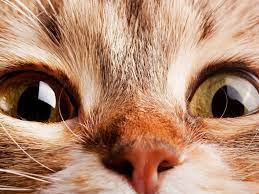
//> input picture BrachioGraph/images/cat.jpeg, 259 x 194 px
$ ./BrachioGraph   (built with g++ and OpenCV 4)
//> lines starting //> are read from the running program, lines starting //| are printed output that depends on the picture
### BrachioGraph/utils.cpp
#include <iostream>
#include <opencv2/opencv.hpp>
#include <vector>
#include <numeric>
//#include <xtensor/xarray.hpp>
//#include <xtensor/xio.hpp>
//#include <xtensor/xview.hpp>

namespace utils{

    template <typename T>
    // [77 lines left out: functions mean, getSafeBox, resize, not called in this run]

    // Define the _lut function
    cv::Mat _lut(const cv::Mat& image, const std::vector<uchar>& lut) {
        cv::Mat result;
        cv::LUT(image, cv::Mat(lut), result);
        return result;
    }

    // Define the autocontrast function
    cv::Mat autocontrast(const cv::Mat& image, double cutoff = 0, int ignore = -1, const cv::Mat& mask = cv::Mat(), bool preserve_tone = false) {
        cv::Mat histogram;
        if (preserve_tone) {
            // Convert the image to grayscale if it's not already
            cv::Mat grayImage;
            if (image.channels() == 3) {
                cv::cvtColor(image, grayImage, cv::COLOR_BGR2GRAY);
            } else {
                grayImage = image.clone();  // Image is already grayscale
            }

            if (!mask.empty()) {
                // Apply the mask
                cv::Mat maskedGrayImage;
                cv::bitwise_and(grayImage, mask, maskedGrayImage);
                histogram = cv::Mat::zeros(1, 256, CV_64F);
                for (int i = 0; i < maskedGrayImage.rows; ++i) {
                    for (int j = 0; j < maskedGrayImage.cols; ++j) {
                        int pixel = maskedGrayImage.at<uchar>(i, j);
                        histogram.at<double>(0, pixel) += 1.0;
                    }
                }
            } else {
                histogram = cv::Mat::zeros(1, 256, CV_64F);
                for (int i = 0; i < grayImage.rows; ++i) {
                    for (int j = 0; j < grayImage.cols; ++j) {
                        int pixel = grayImage.at<uchar>(i, j);
                        histogram.at<double>(0, pixel) += 1.0;
                    }
                }
            }
        } else {
            if (!mask.empty()) {
                histogram = cv::Mat::zeros(1, 256, CV_64F);
                for (int i = 0; i < image.rows; ++i) {
                    for (int j = 0; j < image.cols; ++j) {
                        int pixel = image.at<uchar>(i, j);
                        histogram.at<double>(0, pixel) += 1.0;
                    }
                }
            } else {
                int histSize[] = {256};  // Specify the number of bins for each channel
                cv::calcHist(&image, 1, 0, mask, histogram, 1, histSize, nullptr, true, false);
            }
        }

        std::vector<uchar> lut;
        for (int layer = 0; layer < histogram.cols; layer += 256) {
            cv::Mat h = histogram.colRange(layer, layer + 256);
            if (ignore != -1) {
                h.at<double>(0, ignore) = 0.0;
            }

            if (cutoff > 0) {
                double n = cv::sum(h)[0];
                double cut = cutoff * n / 100.0;

                int lo = 0;
                double hist_sum = 0.0;
                for (int i = 0; i < 256; ++i) {
                    hist_sum += h.at<double>(0, i);
                    if (hist_sum > cut) {
                        lo = i;
                        break;
                    }
                }

                int hi = 255;
                hist_sum = 0.0;
                for (int i = 255; i >= 0; --i) {
                    hist_sum += h.at<double>(0, i);
                    if (hist_sum > cut) {
                        hi = i;
                        break;
                    }
                }

                if (hi <= lo) {
                    for (int i = 0; i < 256; ++i) {
                        lut.push_back(i);
                    }
                } else {
                    double scale = 255.0 / (hi - lo);
                    double offset = -lo * scale;
                    for (int i = 0; i < 256; ++i) {
                        int ix = static_cast<int>(i * scale + offset);
                        if (ix < 0) {
                            ix = 0;
                        } else if (ix > 255) {
                            ix = 255;
                        }
                        lut.push_back(static_cast<uchar>(ix));
                    }
                }
            } else {
                for (int i = 0; i < 256; ++i) {
                    lut.push_back(i);
                }
            }
        }

        return _lut(image, lut);
    }

    // [42 lines left out: function rotate, not called in this run]

class Polynomial {
public:
    Polynomial(const std::vector<double>& coeffs) : coefficients(coeffs) {}

    double operator()(double x) const {
        double result = 0.0;
        int power = coefficients.size() - 1;
        for (const auto& coeff : coefficients) {
            result += coeff * pow(x, power);
            power--;
        }
        return result;
    }

    static double evaluate(double x, const Polynomial* poly) {
        return (*poly)(x);
    }

    // [5 lines left out: function double, not called in this run]

private:
    const std::vector<double>& coefficients;
};

// [65 lines left out: function polyfit, not called in this run]


}

### BrachioGraph/BrachioGraph.cpp
#include <iostream>
#include <random>
#include <cmath>
#include <nlohmann/json.hpp>
#include <opencv2/opencv.hpp>
#include <ctime>
#include "xtensor/xbuilder.hpp"
#include <fstream>
#include <stdexcept>
#include "utils.cpp"
#include <PillowResize/PillowResize.hpp>

const std::string export_path = "images/out.svg";
const std::string svg_folder = "images/";
const std::string json_folder = "images/";

// [14 lines left out: function linesToFile, not called in this run]

// Direction vectors as std::pair<int, int>
const std::pair<int, int> E = {1, 0};   // East
const std::pair<int, int> S = {0, 1};   // South
const std::pair<int, int> SE = {1, 1};  // Southeast
const std::pair<int, int> NE = {1, -1}; // Northeast

// Function to get lines in a specific direction
// [141 lines left out: functions get_lines, hatch, not called in this run]

cv::Mat resizeImage(const cv::Mat& image, int resolution, int divider = 1) {
    if (image.rows > 0) {
     std::cout << "Values of the first row in resizeImage (before): ";
     for (int x = 0; x < image.cols; ++x) {
         int value = image.at<uchar>(0, x);
         std::cout << value << " ";
     }
    std::cout << std::endl;
    }
    cv::Size newSize(int(resolution / divider), int(resolution / divider * image.rows / image.cols));
    //cv::Mat resizedImage = utils::resize(image, newSize);
    cv::Mat resizedImage = PillowResize::resize(image, newSize, 0);
    if (resizedImage.rows > 0) {
     std::cout << "Values of the first row in resizeImage (after): ";
     for (int x = 0; x < resizedImage.cols; ++x) {
         int value = resizedImage.at<uchar>(0, x);
         std::cout << value << " ";
     }
    }
    std::cout << std::endl;
    return resizedImage;
}

// [299 lines left out: functions makesvg, squaredDistance, join_lines, connectdots, getdots, distsum and 3 more, not called in this run]

std::vector<std::vector<std::pair<int, int>>> vectorise(const std::string& image_filename, int resolution = 1024, int draw_contours = 0, int repeat_contours = 1, int draw_hatch = 0, int repeat_hatch = 1) {
//> called with resolution = 1024, draw_contours = 2, repeat_contours = 1, draw_hatch = 16, repeat_hatch = 1
    // Load the image using OpenCV
    std::cout << "Image Path:" << image_filename << std::endl;
    cv::Mat image = cv::imread(image_filename);
//> image is the input picture: 194 rows x 259 cols, CV_8UC3; mean B, G, R 110.2, 134.7, 176.4

    if (image.empty()) {
        std::cerr << "Image not loaded properly." << std::endl;
        //throw error
        throw std::invalid_argument("Image Not Loaded Properly");
    }

    //Convert CV Image to Pillow RGB
    cv::cvtColor(image, image, cv::COLOR_BGR2RGB);

    int pix = image.at<uchar>(0, 0);
//> pix = 190
    std::cout << "After BGR2RGB value at (0, 0): " << pix << std::endl;
//| After BGR2RGB value at (0, 0): 190

    // Convert the image to grayscale
    cv::cvtColor(image, image, cv::COLOR_RGB2GRAY);
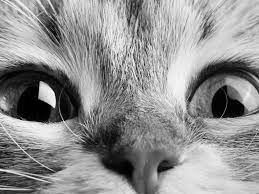
//> image: 194 rows x 259 cols, CV_8UC1; min 0, max 254, mean 144.4

    int pixel_value = image.at<uchar>(0, 0);
//> pixel_value = 149
    std::cout << "After RGB2GRAY value at (0, 0): " << pixel_value << std::endl;
//| After RGB2GRAY value at (0, 0): 149

    // Maximize contrast (you may need to adjust parameters)
    //cv::equalizeHist(image, image);

    image = utils::autocontrast(image, 5, -1, cv::Mat(), true);
//> after the loop in autocontrast, `for (int i = 0; i < grayImage.rows; ++i)`: histogram = 256 values, max 452 at index 207, min 0 at index 252, mean 196.3
//> the loop in autocontrast, `for (int layer = 0; layer < histogram.cols; layer += 256)` made 1 pass
//> (n, cut, hist_sum, lo, hi, scale, offset) on pass 1: (50246, 2512.3, 2591, 17, 225, 1.23, -20.84)
//> after the loop in autocontrast, `for (int layer = 0; layer < histogram.cols; layer += 256)`: lut = 256 values from 0 to 255
//> in _lut, `cv::LUT(image, cv::Mat(lut), result);`:
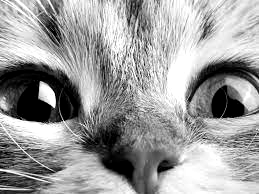
//> result: 194 rows x 259 cols, CV_8UC1; min 0, max 255, mean 155.9

    int autopix = image.at<uchar>(0, 0);
//> autopix = 161
    std::cout << "After autocontrast value at (0, 0): " << autopix << std::endl;
//| After autocontrast value at (0, 0): 161

    std::vector<std::vector<std::pair<int, int>>> lines;
    std::vector<std::vector<std::pair<int,int>>> contours;
    std::vector<std::vector<std::pair<int,int>>> hatches;

    if (draw_contours && repeat_contours) {
        std::cout << "image.size before resizeImage:" << image.cols << "," << image.rows << std::endl;
//| image.size before resizeImage:259,194
        contours = getcontours(resizeImage(image,resolution,draw_contours), draw_contours);
//> the loop in resizeImage, `for (int x = 0; x < image.cols; ++x)` made 259 passes
//> value on passes 1 to 3: 161, 245, 246
//| 161 245 246 167 152 207 255 255
//> (output is shown up to pass 8 of 259)

        // Generate SVG content
        std::string svgContours = makesvg(contours);

        // Write SVG content to a file
        std::ofstream contoursFILE(image_filename +"contoursCPP" + ".svg");
        contoursFILE << svgContours;
        contoursFILE.close();
        std::cout << "Contours CPP Printed: " <<  contours.size()  << std::endl;


        contours = sortlines(contours);
        contours = join_lines(contours);

        for (int r = 0; r < repeat_contours; r++) {
            for(int i = 0; i < contours.size(); i++){
                lines.push_back(contours.at(i));
            }
            //lines.insert(lines.end(), contours.begin(), contours.end());
        }
        std::cout << "A AFTER LOOP" << std::endl;
    }

        // Generate SVG content
    std::string svgContentBefHatch = makesvg(lines);

    // Write SVG content to a file
    std::ofstream befHatch(image_filename +"befHatch" + ".svg");
    befHatch << svgContentBefHatch;
    befHatch.close();

    if (draw_hatch && repeat_hatch) {
        hatches = hatch(resizeImage(image, resolution), draw_hatch);
        hatches = sortlines(hatches);
        hatches = join_lines(hatches);
        for (int r = 0; r < repeat_hatch; r++) {
            for(int i = 0; i < hatches.size(); i++){
                lines.push_back(hatches.at(i));
            }
            //lines.insert(lines.end(), hatches.begin(), hatches.end());
        }
    }

        // Generate SVG content
    std::string hatchStr = makesvg(hatches);

    // Write SVG content to a file
    std::ofstream hatchFile(image_filename +"hatchFile" + ".svg");
    hatchFile << hatchStr;
    hatchFile.close();

    // Calculate the number of segments
    int segments = 0;
    std::cout << "C BEFORE LOOP" << std::endl;
    for (const auto& line : lines) {
        segments += line.size() - 1;
    }
    std::cout << "C AFTER LOOP" << std::endl;

    std::cout << lines.size() << " lines, " << segments << " segments." << std::endl;

    // Generate SVG content
    std::string svgContent = makesvg(lines);

    // Write SVG content to a file
    std::ofstream svgFile(image_filename + ".svg");
    svgFile << svgContent;
    svgFile.close();

    return lines;
}

void imageToJson(const std::string& imageFilename,int resolution = 1024,int drawContours = 0,int repeatContours = 1,int drawHatch = 0,int repeatHatch = 1)
{
    std::vector<std::vector<std::pair<int, int>>> lines;

    lines = vectorise(imageFilename, resolution, drawContours, repeatContours, drawHatch, repeatHatch);

    //std::string filename = json_folder + imageFilename + ".json";
    std::string filename = "/home/arda/Desktop/CSE396/BrachioGraph/images/cat.json";
    linesToFile(lines, filename);
}

int main()
{
    std::string imagePath = "/home/arda/Desktop/CSE396/BrachioGraph/images/cat.jpeg";
    //std::string imagePath = "/home/arda/Desktop/CSE396/BrachioGraph/images/test.jpg";
//> (the run ends here: the program needs code that is not available in this run, at `cv::Mat resizedImage = PillowResize::resize(image, newSize, 0);`)
